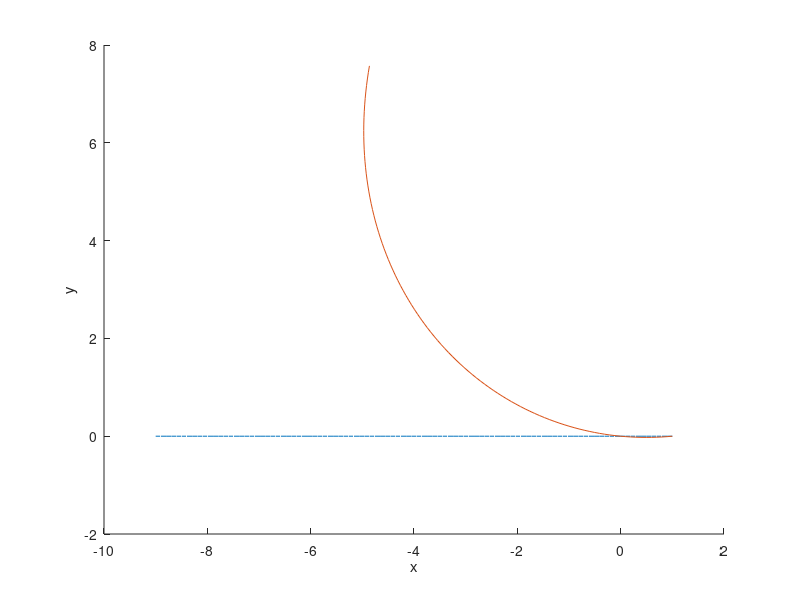

Recreate this plot in MATLAB. (Note: this script raises an error after producing the figure.)
g = 9.81;      % gravitational acceleration
R = 1;          % radius of the merry-go-round
r0 = [R;0;0];   % initial position vector of ball, ball being thrown from edge of merry-go-round
v0 = [-1;0;0];  % initial velocity of ball

% defining my time array
n = 100;
t = linspace(0,10,n);

a = [0;0;-g];   % acceleration of the ball
v = zeros(3,n);
r = zeros(3,n);
for i = 1:n
    v(:,i) = a*t(i)+v0;
    r(:,i) = a*t(i)^2/2+v0*t(i)+r0;
end




omega = 0.1;     % angular velocity
theta = omega*t;    % rotation angle as a function of time
ex = [cos(theta); sin(theta); zeros(1,n)];
ey = [-sin(theta); cos(theta); zeros(1,n)];

xC = zeros(n,1);
yC = zeros(n,1);

for i = 1:n
    xC(i) = dot(r(:,i),ex(:,i));
    yC(i) = dot(r(:,i),ey(:,i));
end

figure()
hold on
plot3(r(1,:),r(2,:),r(3,:))
xlabel('x')
ylabel('y')
zlabel('z')
plot(xC,yC)

animation = VideoWriter('coriolis', 'MPEG-4');
animation.FrameRate = 10;
open(animation);


figure()

hold on

for i = 1:n
    subplot(1,2,1)
    axis([-1,1,-1,1])
    plot(r(1,i),r(2,i),'*','Color','k','linewidth',1)
    ex_quiver = quiver(0,0,ex(1,i),ex(2,i),'Color','b','linewidth',1);
    axis([-1,1,-1,1])

    subplot(1,2,2)
    axis([-1,1,-1,1])
    plot(xC(i),yC(i),'*','Color','b','linewidth',1)
    axis([-1,1,-1,1])

    drawnow
    writeVideo(animation, getframe(gcf))

    delete(ex_quiver)

end
close(animation)
